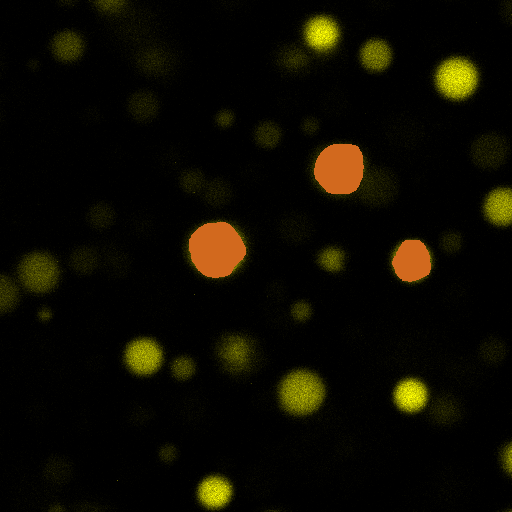
#> input picture example-selected.tif, 512 x 512 px
$ python calculate_the_fluorescence_signal-v1.2.py
#> lines starting #> are read from the running program, lines starting #| are printed output that depends on the picture
from matplotlib import pyplot as plt
from shapely.geometry import Point, Polygon
from skimage import io
import pandas as pd


##############################################圈出边界
def OnPress(event):
    if event.button == 1:
        border.append((event.xdata, event.ydata))
        if len(border) == 1:
            ax.scatter(border[0][0], border[0][1], color='white', s=2)
        if len(border) > 1:
            ax.plot([border[-2][0], border[-1][0]], [border[-2][1], border[-1][1]], color='white', linewidth=2)
        fig.canvas.draw()
    elif event.button == 3:
        if len(border) == 1:
            ax.scatter(border[0], color='orangered', s=2)
        else:
            ax.plot([border[-2][0], border[-1][0]], [border[-2][1], border[-1][1]], color='orangered')
        fig.canvas.draw()
        border.pop()


def OnMouseMotion(event):
    if event.button == 1:
        border.append((event.xdata, event.ydata))
        if len(border) > 1:
            ax.plot([border[-2][0], border[-1][0]], [border[-2][1], border[-1][1]], color='white')
        fig.canvas.draw()
##############################################圈出边界


##############################################获取区域内的所有的像素点
def Get_dots_in_border_region(border):
    dots = []  # dot in region
    polygon = Polygon(border)
    centroid = polygon.centroid  # centroid of region
    x = [e[0] for e in border]
    y = [e[1] for e in border]
    for i in range(int(min(x) + 1), int(max(x) + 1)):
        for j in range(int(min(y) + 1), int(max(y) + 1)):
            point = Point(i, j)
            if point.within(polygon):
                dots.append((j, i))
    return dots, centroid
##############################################获取区域内的所有的像素点


##############################################单个计算
pic = input('please input picture links:')
#> the answer given: example-selected.tif
with open('.'.join(pic.split('.')[:-1]) + '.log', 'w') as f:
    f.write('Selection Records:\n')
    f.write('Select Region\tDots_Number\tMean_Value\tRegion_Center\n')
img = io.imread(pic)
#> img is the input picture: shape (512, 512, 3); mean R, G, B 12.5, 10.2, 0.7
image = io.imread(pic, as_gray=True)
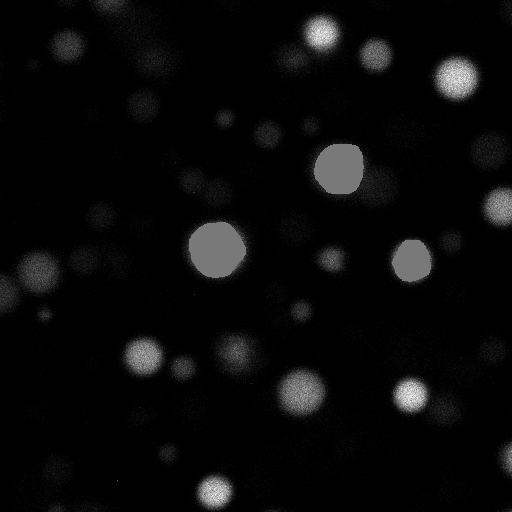
#> image: shape (512, 512) float64; min 0, max 0.924, mean 0.0392
Dots, all_dots = [], []
results = []  # record results
centroids = {}
i = 1
while True:
    border = []
    fig = plt.figure()
    fig.canvas.mpl_connect('motion_notify_event', OnMouseMotion)
    fig.canvas.mpl_connect('button_press_event', OnPress)
    ax = fig.add_subplot(111)
    ax.imshow(img)
    for key, value in centroids.items():
        ax.text(value[0], value[1], str(key), color='white')
    plt.show()
    try:
        dots, centroid = Get_dots_in_border_region(border)
    except TypeError:
        print('The selected point exceeds the picture boundary,please reselect again')
        continue
    except ValueError:
        print('No area is selected, all regions have been selected?')
        input3 = input('y=yes,n=no:')
#> the answer given: y
        if input3 == 'y' or input3 == '':
            break
        else:
            continue
    img0 = img.copy()
    for dot in dots:
        img0[dot[0], dot[1]] = [255, 0, 255]
    print('for region %s, select or not:' % i, end='')
    plt.imshow(img0)
    for key, value in centroids.items():
        plt.text(value[0], value[1], str(key), color='white')
    plt.show()
    input1 = input()
    if input1 == '' or input1 == 'y':
        Dots.append(dots)
        all_dots += dots
        ss = 0  # sum value of C-in dot
        nn = 0  # C-in dot number
        for dot in dots:
            img[dot[0], dot[1]] = [210, 105, 30]
            nn += 1
            ss += image[dot[0], dot[1]]
        meanv = round(ss / nn, 3)
        print('Dots number in this region are %s' % nn)
        print('Mean dots value in this region are %s' % meanv)
        centroids[i] = [int(centroid.x), int(centroid.y)]
        results.append(['region' + str(i), nn, meanv])
        with open('.'.join(pic.split('.')[:-1]) + '.log', 'a+') as f:
            f.write('region' + str(i) + '\t' + str(nn) + '\t' + str(meanv) + '\t(' + str(int(centroid.x)) + ',' + str(
                int(centroid.y)) + ')\n')
            f.write('All dots in this region:' + str(dots)[1:-1] + '\n')
        i += 1

##############################################单个计算
##############################################最终统计
print('All regions have been selected')
print('Calculating final results,waiting...')
n1 = n2 = 0  # n1:cin dot number,n2:cout dot number
sum1 = sum2 = 0  # sum1:sum value of cin dot,sum2: sum value of cout dot
for i in range(image.shape[0]):
    for j in range(img.shape[1]):
        if (i, j) in all_dots:
            n1 += 1
            sum1 += image[i][j]
        else:
            n2 += 1
            sum2 += image[i][j]
#> after the loop, n1 = 0; n2 = 262144; sum1 = 0; sum2 = 10273.3
#> (the run stopped early here; a loop or call above may not have finished)
